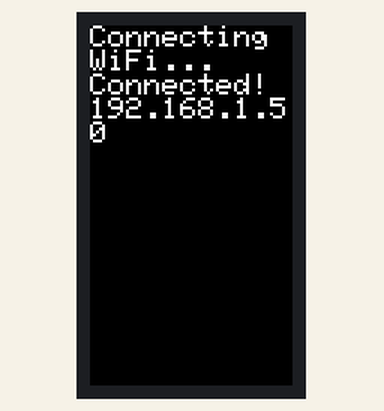
This sketch was run on a simulated ESP32. Parts: 135×240 colour display. WiFi joins after 1.5 s; servers stay silent unless stated.

Above: at 1.7 s.

The sketch:

wifi.ino
```cpp
#include <M5StickCPlus.h>
#include <WiFi.h>
const char* ssid     = "STARRYWORKS inc.";
const char* password = "9876598765987";
void setup() {
	Serial.begin(115200);
	M5.begin();
	M5.Lcd.setTextSize(2);
	WiFi.begin(ssid, password);
	M5.Lcd.println("Connecting WiFi...");
	while (WiFi.status() != WL_CONNECTED) {
		delay(100);
	}
	M5.Lcd.println("Connected!");
	M5.Lcd.println(WiFi.localIP());
}
void loop() {
	delay(1000);
}
```
